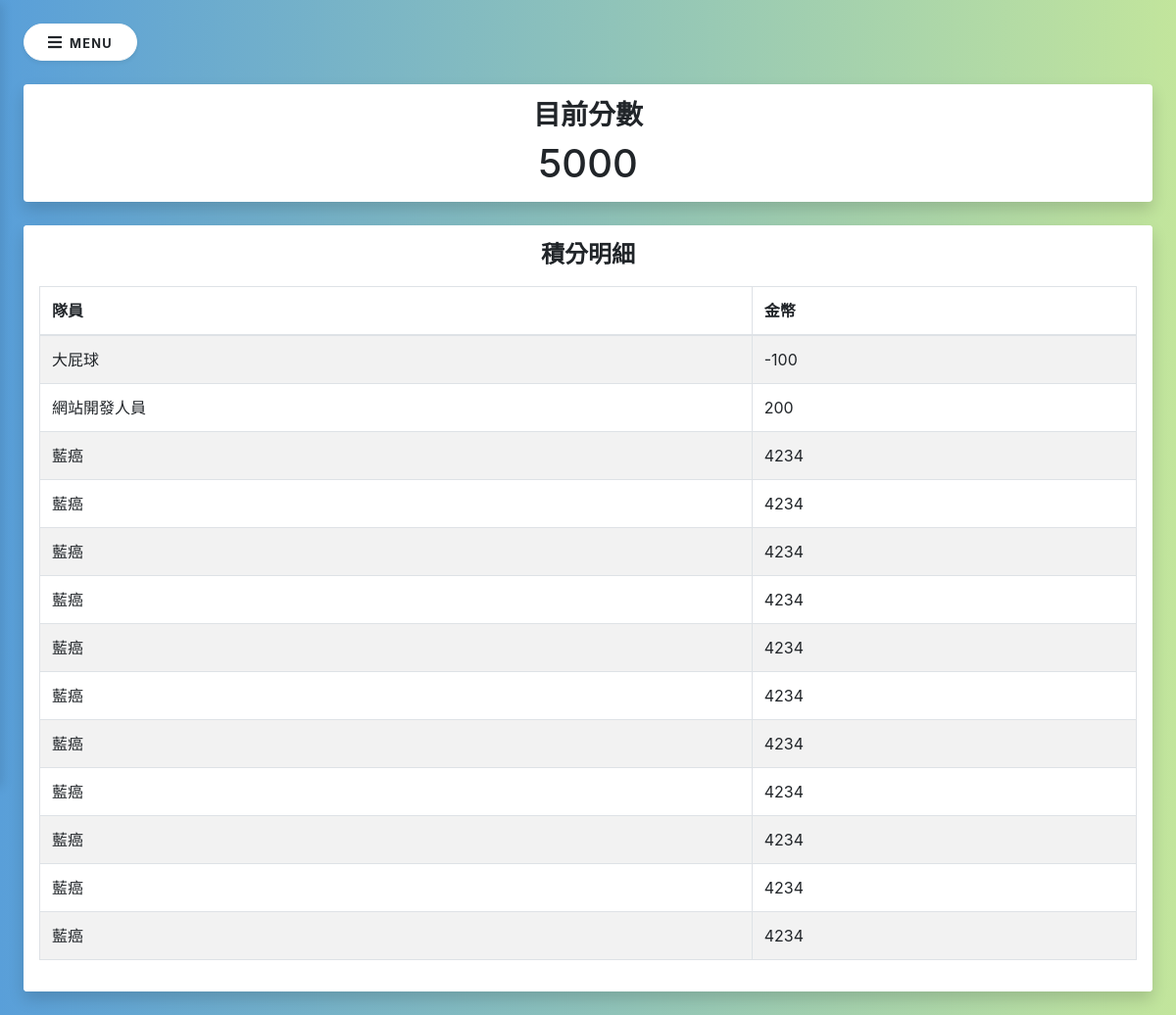
Before: /team (signed in) with the older database file.
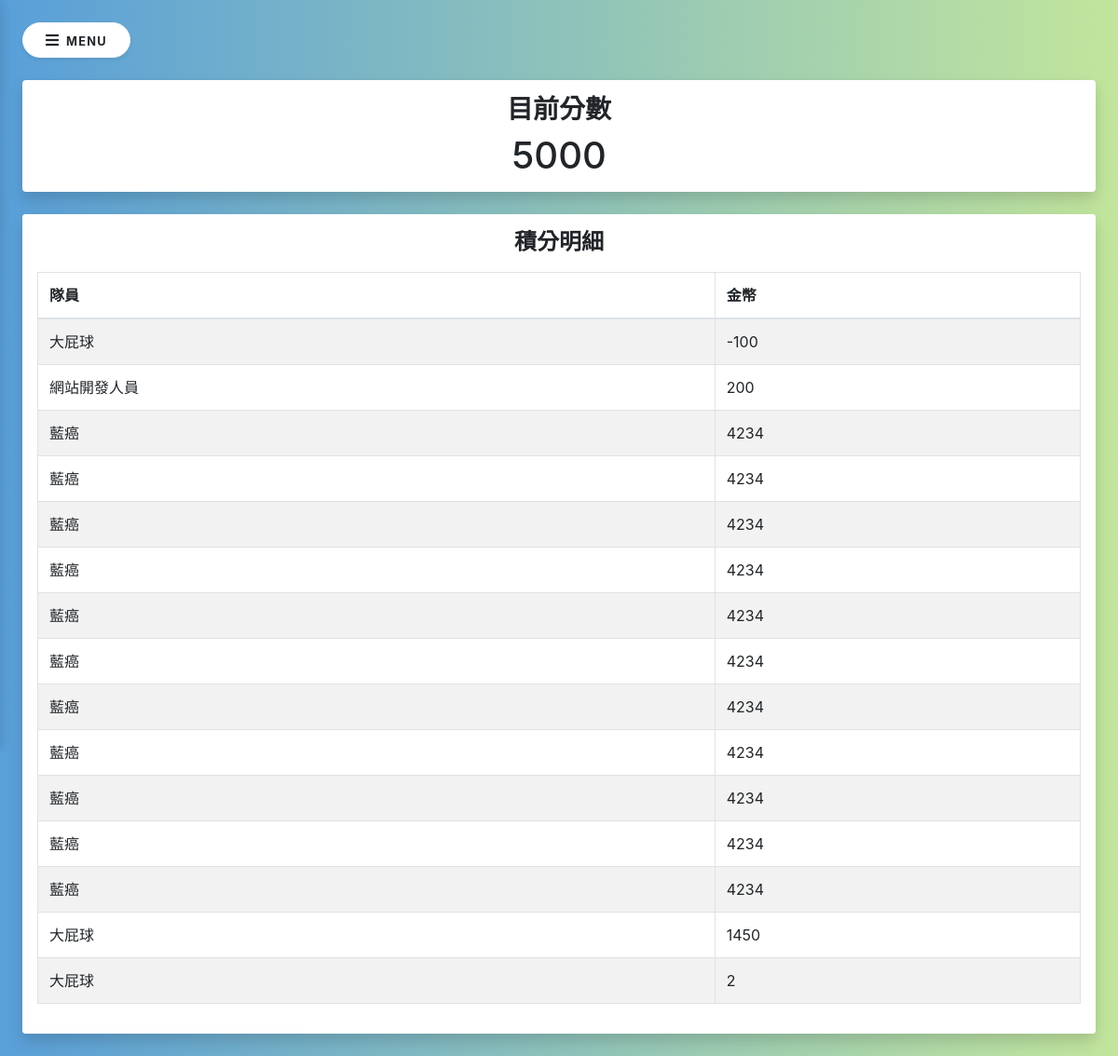
After: the same page with the newer database file.
### main/models.py (models this page shows, shortened)
class User(db.Model, UserMixin):
    id = db.Column(db.Integer, primary_key=True)
    nickname = db.Column(db.String(20), nullable=False, default='nickname')
    account = db.Column(db.String(20), unique=True, nullable=False)
    password = db.Column(db.String(40), nullable=False)
    coins = db.Column(db.Integer, nullable=False, default=0)
    event_id = db.relationship('Event', backref='events', lazy=True)
    team_id = db.Column(db.Integer, db.ForeignKey('team.id'), nullable=False)

class Event(db.Model):
    id = db.Column(db.Integer, primary_key=True)
    coins = db.Column(db.Integer, nullable=False)
    time = db.Column(db.DateTime, nullable=False, default=datetime.utcnow)
    reciever_id = db.Column(db.Integer, db.ForeignKey('user.id'), nullable=False)
    team_event_id = db.Column(db.Integer, db.ForeignKey('team.id'), nullable=False)

### main/routes.py (the view)
@app.route('/team')
def team():
    if current_user.is_authenticated:
        event_list = Event.query.filter_by(team_event_id=1).all()
        user_list = User.query.all()
        return render_template('team.html', title='積分系統', user=current_user,
                                 event_list=event_list, user_list=user_list)
    else:
        return redirect(url_for('login'))

### main/models.py (called while the page is built)
@login_manager.user_loader
def load_user(user_id):
    return User.query.get(int(user_id))

### main/templates/team.html (shortened to what this page needs)
{% extends 'layout.html' %}
{% block content %}
<div class="bg-white rounded shadow border-0 mb-4">
    <h3 style="text-align: center; padding-top: 15px;"><strong>目前分數</strong></h3>
    <h1 style="text-align: center; padding-bottom: 15px;">5000</h1>
</div>
<div class="bg-white rounded shadow border-0">
    <div class="p-3 bg-white rounded">
        <h4 style="text-align: center; padding-bottom: 10px;"><strong>積分明細</strong></h4>
        <div class="table-responsive">
            <table id="example" style="width:100%" class="table table-striped table-bordered">
                <thead>
                    <tr>
                        <th>隊員</th>
                        <th>金幣</th>
                    </tr>
                </thead>
                <tbody>
                    {% for i in event_list %}
                        <tr>
                            <td>{{ user_list[i.reciever_id-1].nickname }}</td>
                            <td>{{ i.coins }}</td>
                        </tr>
                    {% endfor %}
                </tbody>
            </table>
        </div>
    </div>
</div>
{% endblock %}

### main/templates/layout.html (shortened to what this page needs)
<!DOCTYPE html>
<html lang="zh-tw">
    <head>
        <link rel="stylesheet" href="/static/css/style.css">
        <link rel="stylesheet" href="https://stackpath.bootstrapcdn.com/bootstrap/4.4.1/css/bootstrap.min.css">
        <link href="/static/css/all.css" rel="stylesheet">
    </head>
    <body>
        <div class="page-content p-4" style="z-index: 100;">
            <button id="sidebarShow" type="button" class="btn btn-light bg-white rounded-pill shadow-sm px-4 mb-4"><i class="fa fa-bars mr-2"></i><small class="text-uppercase font-weight-bold">Menu</small></button>
            {% block content %}
            {% endblock %}
        </div>
    </body>
</html>

### main/static/css/style.css (style rules this page uses)
.page-content { transition: all 0.4s; }
html { height: 100%; }
body { background: #599fd9; background: -webkit-linear-gradient(to right, #599fd9, #c2e59c); background: linear-gradient(to right, #599fd9, #c2e59c); height: 100vh; overflow-x: hidden; }
.text-uppercase { letter-spacing: 0.1em; }

### main/static/css/all.css (style rules this page uses)
.fa, .fas, .far, .fal, .fad, .fab { -moz-osx-font-smoothing: grayscale; -webkit-font-smoothing: antialiased; display: inline-block; font-style: normal; font-variant: normal; text-rendering: auto; line-height: 1; }
.fa-bars:before { content: "\f0c9"; }
.fa, .fas { font-family: 'Font Awesome 5 Free'; font-weight: 900; }

Changed rows visible on the page:
added Event: {{ user_list[i.reciever_id-1].nickname }} "大屁球", coins "1450"
added Event: {{ user_list[i.reciever_id-1].nickname }} "大屁球", coins "2"
